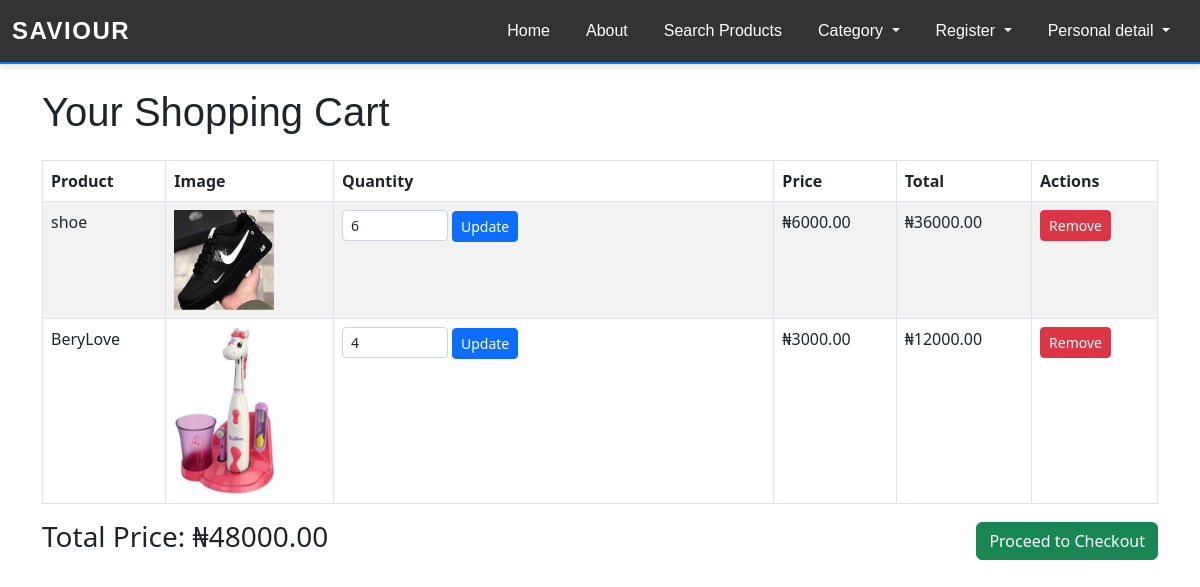
The page /cart/ (signed in) on the database as committed earlier.
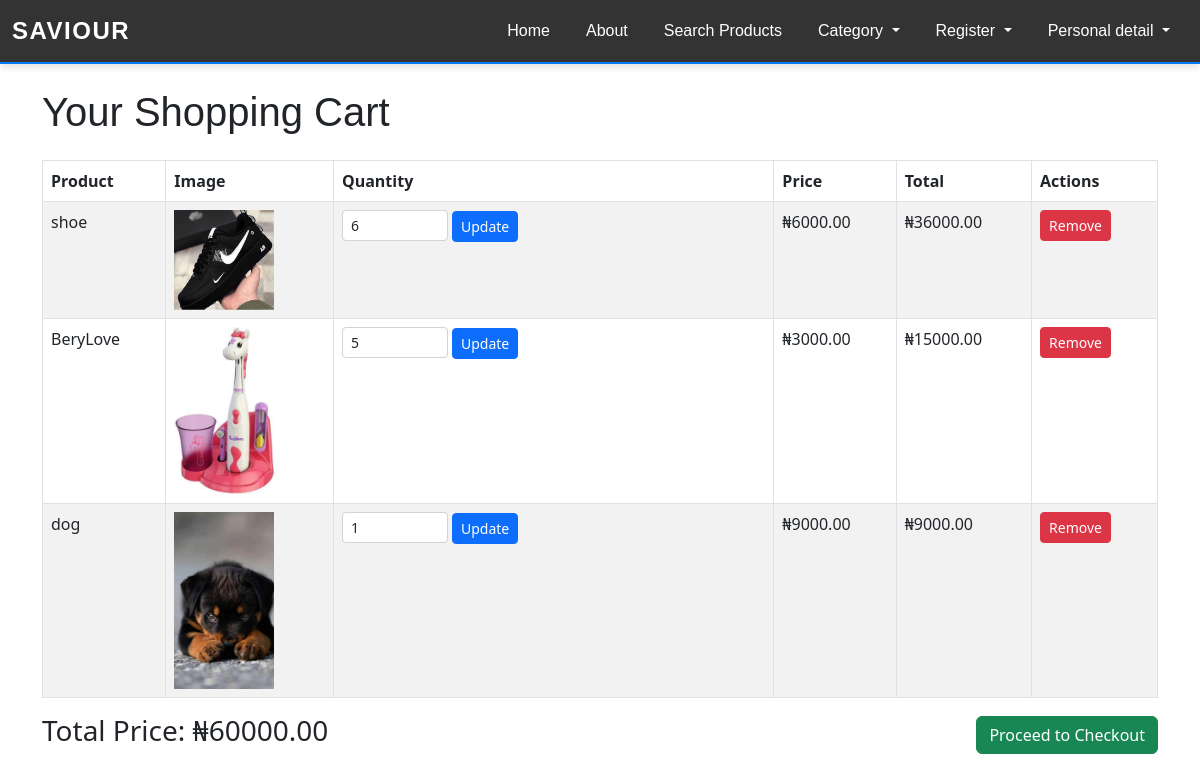
The same page on the database as committed later.
### myapp/models.py (models this page shows, shortened)
class CartItem(models.Model):
    cart = models.ForeignKey(Cart, on_delete=models.CASCADE, related_name='items')
    product = models.ForeignKey(Product, on_delete=models.CASCADE)
    quantity = models.PositiveIntegerField(default=1)
    def get_total_price(self):
        return self.product.price * self.quantity

class Product(models.Model):
    name = models.CharField(max_length=100)
    price = models.DecimalField(max_digits=10, decimal_places=2)
    category = models.ForeignKey(Category, on_delete=models.SET_NULL, null=True, blank=True)
    image = models.ImageField(upload_to='products/')
    description = models.TextField(blank=True, null=True)
    is_active = models.BooleanField(default=True)
    slug = models.SlugField(unique=True, default="default-slug")

### myapp/views.py (the view)
# urls.py: path('cart/', views.cart_detail, name='cart_detail'),
@login_required
def cart_detail(request):
    cart, created = Cart.objects.get_or_create(user=request.user)
    cart_items = cart.items.all()
    total_price = sum(item.get_total_price() for item in cart_items)
    context = {
        'cart_items': cart_items,
        'total_price': total_price,
    }
    return render(request, 'saviour.html', context)

### myapp/templates/saviour.html (shortened to what this page needs)
{% extends 'base.html' %}
{% block content %}
<div class="container">
    <h1 class="my-4">Your Shopping Cart</h1>
    {% if cart_items %}
    <table class="table table-bordered table-striped">
        <thead class="thead-dark">
            <tr>
                <th>Product</th>
                <th>Image</th>
                <th>Quantity</th>
                <th>Price</th>
                <th>Total</th>
                <th>Actions</th>
            </tr>
        </thead>
        <tbody>
            {% for item in cart_items %}
            <tr>
                <td>{{ item.product.name }}</td>
                <td><img src="{{ item.product.image.url }}" alt="{{ item.product.name }}" width="100"></td>
                <td>
                    <form method="post" action="{% url 'update_cart_item' item.id %}" class="d-inline">
                        <input type="number" name="quantity" value="{{ item.quantity }}" min="1" class="form-control form-control-sm d-inline w-25">
                        <button type="submit" class="btn btn-sm btn-primary">Update</button>
                    </form>
                </td>
                <td>₦{{ item.product.price }}</td>
                <td>₦{{ item.get_total_price }}</td>
                <td>
                    <a href="{% url 'remove_from_cart' item.id %}" class="btn btn-sm btn-danger">Remove</a>
                </td>
            </tr>
            {% endfor %}
        </tbody>
    </table>
    <div class="d-flex justify-content-between align-items-center">
        <h3>Total Price: ₦{{ total_price }}</h3>
        <a href="{% url 'checkout' product_id=cart_items.0.product.id %}?total_price={{ total_price }}" class="btn btn-success">
            Proceed to Checkout
        </a>
    </div>
    {% else %}
    <p>Your cart is empty.</p>
    {% endif %}
</div>
{% endblock %}

### myapp/templates/base.html (shortened to what this page needs)
<!DOCTYPE html>
{% load static %}
<html lang="en">
    <head>
        <link href="https://cdn.jsdelivr.net/npm/bootstrap-icons@1.5.0/font/bootstrap-icons.css" rel="stylesheet" />
        <link rel="stylesheet" href="{% static 'css.css' %}">
    </head>
    <body>
      {% include  'nav.html'%}
      {% block content %}
      {% endblock  %}
    </body>
</html>

### myapp/templates/nav.html (shortened to what this page needs)
<!DOCTYPE html>
<html lang="en">
<head>
    <link href="https://cdn.jsdelivr.net/npm/bootstrap@5.3.0-alpha3/dist/css/bootstrap.min.css" rel="stylesheet">
</head>
<body>
    <nav class="navbar navbar-expand-lg custom-navbar">
        <div class="container-fluid">
            <a class="navbar-brand" href="#">Saviour</a>
            <div class="collapse navbar-collapse" id="navbarNavDropdown">
                <ul class="navbar-nav ms-auto">
                    <li class="nav-item">
                        <a class="nav-link" href="{% url 'home' %}">Home</a>
                    </li>
                    <li class="nav-item">
                        <a class="nav-link" href="{% url 'about' %}">About</a>
                    </li>
                    <li class="nav-item">
                        <a class="nav-link" href="{% url 'search_view' %}">Search Products</a>
                    </li>
                    <li class="nav-item">
                        <ul class="nav">
                            <li class="nav-item dropdown">
                                <a class="nav-link dropdown-toggle" href="#" id="navbarDropdown" role="button" data-toggle="dropdown" aria-haspopup="true" aria-expanded="false">
                                    Category
                                </a>
                            </li>
                        </ul>
                        <li class="nav-item">
                            <ul class="nav">
                                <li class="nav-item dropdown">
                                    <a class="nav-link dropdown-toggle" href="#" id="navbarDropdown" role="button" data-toggle="dropdown" aria-haspopup="true" aria-expanded="false">
                                        Register
                                    </a>
                                </li>
                            </ul>
                            <li class="nav-item">
                                <ul class="nav">
                                    <li class="nav-item dropdown">
                                        <a class="nav-link dropdown-toggle" href="#" id="navbarDropdown" role="button" data-toggle="dropdown" aria-haspopup="true" aria-expanded="false">
                                            Personal detail
                                        </a>
                                    </li>
                                </ul>
                    </li>
                </ul>
            </div>
        </div>
    </nav>
</body>
</html>

### myapp/templates/nav.html (style rules this page uses)
body, h1, ul, li, a { margin: 0; padding: 0; box-sizing: border-box; font-family: 'Arial', sans-serif; }
.custom-navbar { background-color: #333; padding: 10px 20px; border-bottom: 2px solid #007bff; box-shadow: 0 4px 6px rgba(0, 0, 0, 0.1); }
.custom-navbar .navbar-brand { font-size: 1.5rem; font-weight: bold; color: #fff; text-transform: uppercase; letter-spacing: 1.5px; }
.custom-navbar .nav-link { color: #fff; font-size: 1rem; font-weight: 500; margin: 0 10px; transition: color 0.3s ease, transform 0.3s ease; }
.nav-item { position: relative; }
.dropdown-toggle::after { content: '\25BC'; margin-left: 5px; }
.nav-link { color: #007bff; text-decoration: none; }

Rows that differ between the two databases and show on the page:
changed CartItem "BeryLove": quantity "4" → "5"; get_total_price "12000.00" → "15000.00"
added CartItem: product.name "dog", product.image (picture), quantity "1", product.price "9000.00", get_total_price "9000.00"
Other text that changed with them:
{{ total_price }}: "48000.00" → "60000.00"
